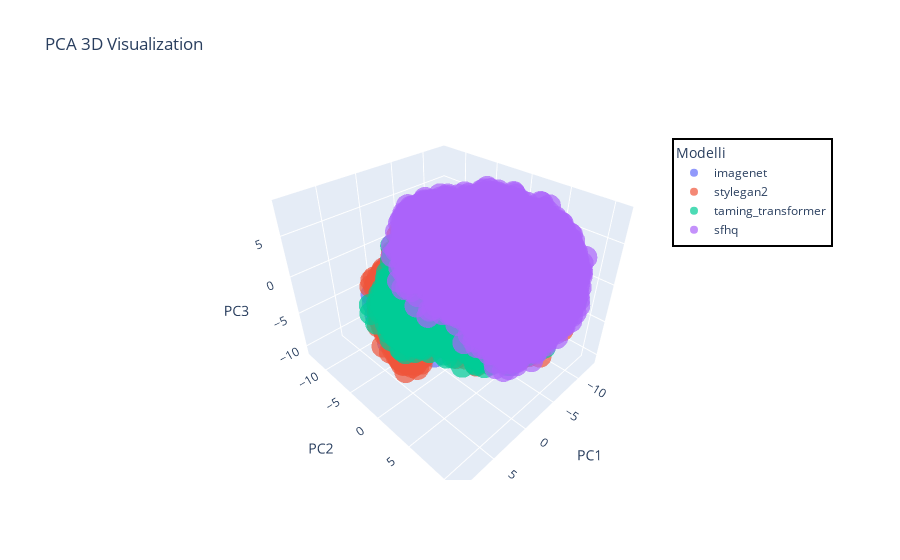

Notebook code cell kept with this figure:
### Code cell
# Esempio di dataframe e etichette
df = pd.DataFrame(features_pca, columns=['PC1', 'PC2', 'PC3'])
df['label'] = labels

df['label'] = df['label'].map(label_map)

# Assegna un nome al dataframe (può essere utile per il salvataggio e per la tracciabilità)
df.__name__ = "df_reduced"

# Crea la stringa del nome del modello
model_name = f"{model_a}_vs_{model_b}_vs_{model_c}_vs_{model_d}"

# Crea il grafico 3D con Plotly Express
fig = px.scatter_3d(
    df, x='PC1', y='PC2', z='PC3',
    color='label',  # Coloriamo i punti in base alla colonna 'label'
    title='PCA 3D Visualization',
    opacity=0.7
)

# Personalizzazione della legenda
fig.update_layout(
    legend=dict(
        title="Modelli",
        x=0.8,  # Posizione orizzontale della legenda (80% dalla sinistra)
        y=0.9,  # Posizione verticale della legenda (90% dall'alto)
        bgcolor='rgba(255, 255, 255, 0.5)',  # Sfondo semi-trasparente
        bordercolor='black',  # Colore del bordo della legenda
        borderwidth=2  # Spessore del bordo
    ),
    scene=dict(
        xaxis_title='PC1',
        yaxis_title='PC2',
        zaxis_title='PC3'
    )
)

# Mostra il grafico
fig.show()

# Salvataggio del plot 3D in formato HTML
output_dir = get_unique_output_dir(model_name=model_name, dataset_name=df.__name__)
fig.write_html(os.path.join(output_dir, "pca_3d_plot.html"))

### Figure 1 — Plotly figure (JSON) as saved in the notebook; plotly's stock layout.template omitted (floating-point values rounded to 4 significant figures; data arrays with more than 128 entries replaced by an {"elided": "..."} marker saying what was removed)
{"data": [{"hovertemplate": "label=imagenet<br>PC1=%{x}<br>PC2=%{y}<br>PC3=%{z}<extra></extra>", "legendgroup": "imagenet", "marker": {"color": "#636efa", "opacity": 0.7, "symbol": "circle"}, "mode": "markers", "name": "imagenet", "scene": "scene", "showlegend": true, "type": "scatter3d", "x": {"elided": "10000 float values"}, "y": {"elided": "10000 float values"}, "z": {"elided": "10000 float values"}}, {"hovertemplate": "label=stylegan2<br>PC1=%{x}<br>PC2=%{y}<br>PC3=%{z}<extra></extra>", "legendgroup": "stylegan2", "marker": {"color": "#EF553B", "opacity": 0.7, "symbol": "circle"}, "mode": "markers", "name": "stylegan2", "scene": "scene", "showlegend": true, "type": "scatter3d", "x": {"elided": "10000 float values"}, "y": {"elided": "10000 float values"}, "z": {"elided": "10000 float values"}}, {"hovertemplate": "label=taming_transformer<br>PC1=%{x}<br>PC2=%{y}<br>PC3=%{z}<extra></extra>", "legendgroup": "taming_transformer", "marker": {"color": "#00cc96", "opacity": 0.7, "symbol": "circle"}, "mode": "markers", "name": "taming_transformer", "scene": "scene", "showlegend": true, "type": "scatter3d", "x": {"elided": "10000 float values"}, "y": {"elided": "10000 float values"}, "z": {"elided": "10000 float values"}}, {"hovertemplate": "label=sfhq<br>PC1=%{x}<br>PC2=%{y}<br>PC3=%{z}<extra></extra>", "legendgroup": "sfhq", "marker": {"color": "#ab63fa", "opacity": 0.7, "symbol": "circle"}, "mode": "markers", "name": "sfhq", "scene": "scene", "showlegend": true, "type": "scatter3d", "x": {"elided": "10000 float values"}, "y": {"elided": "10000 float values"}, "z": {"elided": "10000 float values"}}], "layout": {"legend": {"bgcolor": "rgba(255, 255, 255, 0.5)", "bordercolor": "black", "borderwidth": 2, "title": {"text": "Modelli"}, "tracegroupgap": 0, "x": 0.8, "y": 0.9}, "scene": {"domain": {"x": [0, 1], "y": [0, 1]}, "xaxis": {"title": {"text": "PC1"}}, "yaxis": {"title": {"text": "PC2"}}, "zaxis": {"title": {"text": "PC3"}}}, "title": {"text": "PCA 3D Visualization"}}}
